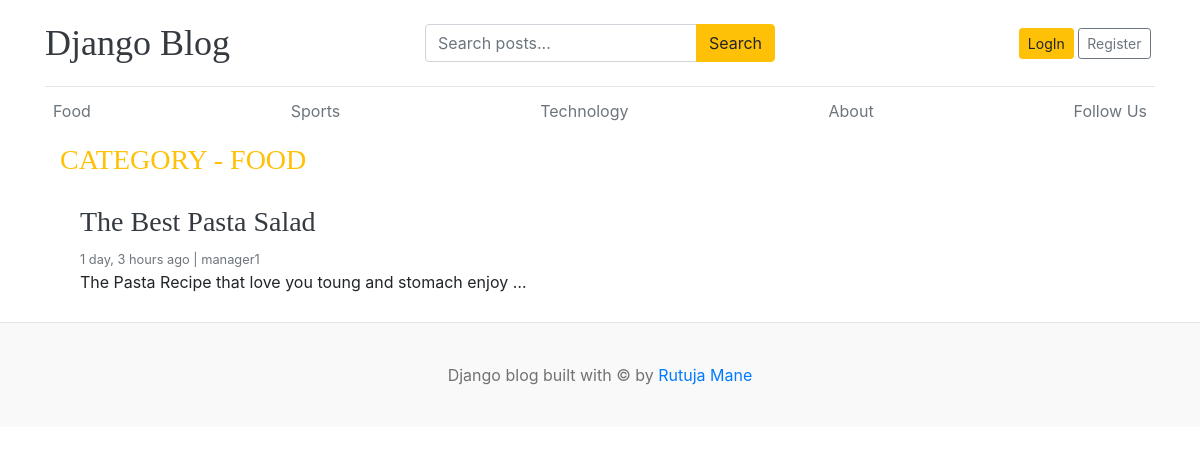
Page /category/1/ on the committed database.
### blogs/models.py (models this page shows, shortened)
class Category(models.Model):
  category_name = models.CharField(max_length=50,unique=True)
  created_at = models.DateTimeField(auto_now_add=True)
  updated_at = models.DateTimeField(auto_now=True)
  class Meta:
    verbose_name_plural = 'categories'

class Blog(models.Model):
  title = models.CharField(max_length=100)
  slug = models.SlugField(max_length=150,unique=True, blank=True)
  category = models.ForeignKey(Category, on_delete=models.CASCADE)
  author = models.ForeignKey(User, on_delete=models.CASCADE)
  featured_image = models.ImageField(upload_to='uploads/%Y/%m/%d')
  short_description = models.TextField(max_length=500)
  blog_body = models.TextField(max_length=2000)
  status = models.CharField(max_length=20, choices=STATUS_CHOICES, default="Draft")
  is_featured = models.BooleanField(default=False)
  created_at = models.DateTimeField(auto_now_add=True)
  updated_at = models.DateTimeField(auto_now=True)

### blogs/views.py (the view)
# urls.py: path('<int:category_id>/',views.posts_by_category, name='posts_by_category'),
def posts_by_category(request, category_id):
  posts = Blog.objects.filter(status='Published', category=category_id)
  category = get_object_or_404(Category, pk=category_id)
  categories = Category.objects.all()
  context = {
    'posts' : posts,
    'category' : category,
    'categories': categories,
  }
  return render(request,'posts_by_category.html', context)

### blogs/context_processors.py (called while the page is built)
def get_categories(request):
  categories = Category.objects.all()
  return dict(categories=categories)

def social_links(request):
    return {
        'social_links': SocialLink.objects.filter(is_active=True)
    }

### templates/posts_by_category.html
{% extends 'base.html' %}
{% block content %}
<div class="container">
    <h3 class="text-uppercase text-warning">
        Category - {{ category.category_name }}
    </h3>
    <div class="row mb-2">
        {% if posts %}
            {% for post in posts %}
                <div class="col-md-6">
                    <div class="card border-0">
                        <div class="card-body">
                            <h3>
                               <a href="{% url 'blogs' post.slug  %}" class="text-dark"> {{ post.title }}</a>
                            </h3>
                            <small class="mb-1 text-muted">
                                {{ post.created_at|timesince }}
                                ago |
                                {{ post.author.username }}
                            </small>
                            <p class="card-text">
                                {{ post.short_description|truncatewords:10 }}
                            </p>
                        </div>
                    </div>
                </div>
            {% endfor %}
        {% else %}
            <div class="col-12">
                <p>
                    No posts found in this category.
                </p>
            </div>
        {% endif %}
    </div>
</div>
{% endblock %}

### templates/base.html (shortened to what this page needs)
{% load static %}
<!doctype html>
<html lang="en">
  <head>
    <link
      href="https://getbootstrap.com/docs/4.0/dist/css/bootstrap.min.css"
      rel="stylesheet"
    />
    <link
      href="{% static 'css/blog.css' %}"
      rel="stylesheet"
    />
    <link rel="stylesheet" href="https://cdnjs.cloudflare.com/ajax/libs/font-awesome/4.7.0/css/font-awesome.min.css">
  </head>
  <body>
    <div class="container">
     <header class="blog-header py-3">
    <div class="row align-items-center">
        <div class="col-md-4">
            <a class="blog-header-logo text-dark" href="/">
                Django Blog
            </a>
        </div>
        <div class="col-md-4">
            <form action="{% url 'search' %}" method="GET">
                <div class="input-group">
                    <input
                        class="form-control"
                        type="text"
                        name="keyword"
                        placeholder="Search posts..."
                        required
                    >
                    <div class="input-group-append">
                        <button
                            class="btn btn-warning"
                            type="submit"
                        >
                            Search
                        </button>
                    </div>
                </div>
            </form>
        </div>
        <div class="col-md-4 d-flex justify-content-end align-items-center">
            {% if not user.is_authenticated %}
            <a
                class="btn btn-sm btn-warning"
                href="{% url 'login' %}"
            >
                LogIn
            </a>
            <a
                class="btn btn-sm btn-outline-secondary"
                href="{% url 'register' %}"
            >
                Register
            </a>
          {% endif %}
        </div>
    </div>
</header>
      <div class="nav-scroller py-1 mb-2">
        <nav class="nav d-flex justify-content-between">
            {% for cat in categories %}
              <a
                class="p-2 text-muted"
                href="{% url 'posts_by_category' cat.id %}"
              >
                {{ cat.category_name }}
              </a>
            {% endfor %}
            <a
                class="p-2 text-muted"
                href="{% url 'about' %}"
            >
                About
            </a>
            <a
                class="p-2 text-muted"
                href="{% url 'follow_us' %}"
            >
                Follow Us
            </a>
        </nav>
      </div>
      {% block content %}
      {% endblock %}
    </div>
    <footer class="blog-footer">
      <p>
        Django blog built with © by
        <a href="#">Rutuja Mane</a>
      </p>
    </footer>
  </body>
</html>

### static/css/blog.css (style rules this page uses)
.blog-header { border-bottom: 1px solid #e5e5e5; }
.blog-header-logo { font-family: "Playfair Display", Georgia, "Times New Roman", serif; font-size: 2.25rem; }
h1, h2, h3, h4, h5, h6 { font-family: "Playfair Display", Georgia, "Times New Roman", serif; }
.blog-footer { padding: 2.5rem 0; color: #727272; text-align: center; background-color: #f9f9f9; border-top: .05rem solid #e5e5e5; }
.blog-footer p:last-child { margin-bottom: 0; }

### rows in the picture
Category: category_name "Food", category_name "FOOD"
Category: category_name "Sports"
Category: category_name "Technology"
Blog: title "The Best Pasta Salad", created_at "1 day, 3 hours", author.username "manager1", short_description "The Pasta Recipe that love you toung and stomach enjoy …"
